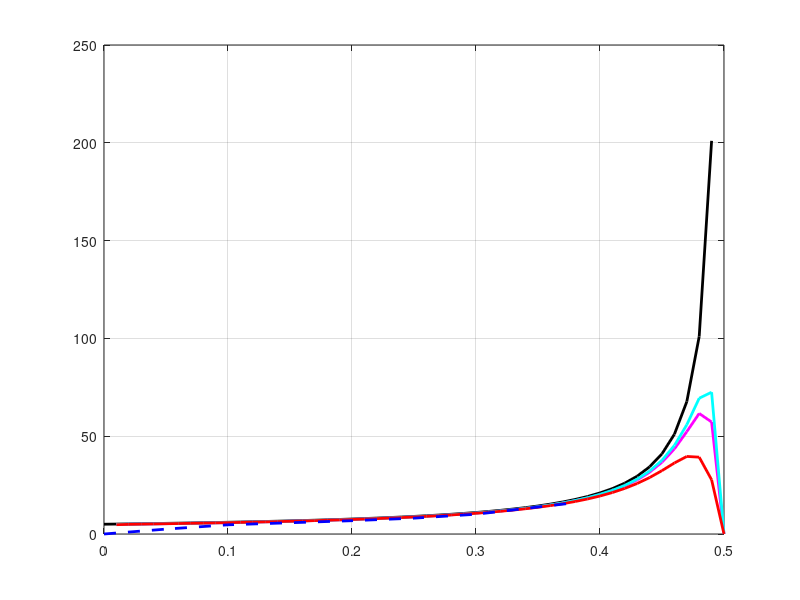

Write the MATLAB code that produced this figure.
clear
clc
d=0:0.01:0.5
VFD=0.79;
VS=48;
RD=50e-3;
RL=15e-3;
RS=55e-3;
RC=10e-3;
RO1=2112.5;
RO2=3000;
RO3=845;
x1=(((4*((2.*d.*d.*d)-(9.*d.*d)+(8.*d)-1))))./((1-(2.*d)).*(d));
x2=((((-4.*d.*d.*d.*d)+(9.*d.*d)-(10.*d)+5)))./((1-(2.*d)).*(1-d).*(d));
x3=(((2*((4.*d.*d.*d.*d)-(14.*d.*d.*d)+(12.*d.*d)-(3.*d)+1))))./((1-(2.*d)).*(1-d).*(d));
x4=((8*((d.*d)-(2.*d)+(1))));
x5=(((4*((-2.*d.*d.*d.*d)+(7.*d.*d.*d)-(7.*d.*d)+d+1))))./((1-(2.*d)).*(1-d).*(d));
V0=((((2.*d.*d)-(7.*d)+5))./((1-(2.*d)).*(1-d)))
V01=((((2.*d.*d)-(7.*d)+5))-((VFD.*x4)./VS))./(((1-(2.*d)).*(1-d))+((x1.*RL)./RO1)+((x2.*RC)./RO1)+((x3.*RD)./RO1)+((x5.*RS)./RO1))
V02=((((2.*d.*d)-(7.*d)+5))-((VFD.*x4)./VS))./(((1-(2.*d)).*(1-d))+((x1.*RL)./RO2)+((x2.*RC)./RO2)+((x3.*RD)./RO2)+((x5.*RS)./RO2))
V03=((((2.*d.*d)-(7.*d)+5))-((VFD.*x4)./VS))./(((1-(2.*d)).*(1-d))+((x1.*RL)./RO3)+((x2.*RC)./RO3)+((x3.*RD)./RO3)+((x5.*RS)./RO3))
plot(d,V0)
plot(d,V01)
ylim ([0 80])
xlim ([0 0.5])
plot (d,V0,'Color','k','LineWidth',2,'MarkerSize',4);
hold on
plot (d,V01,'Color','m','LineWidth',2,'MarkerSize',4);
hold on
plot (d,V02,'Color','c','LineWidth',2,'MarkerSize',4);
hold on
plot (d,V03,'Color','r','LineWidth',2,'MarkerSize',4);
hold on
grid on
x= [0 0.05 0.1 0.2  0.25 0.3 0.3406 0.38]   
y= [0 2.5  4.7 6.8    8.1 10.1 13.1 16]    
plot (x,y,'--','Color','b','LineWidth',2,'MarkerSize',4);
hold on
grid on
clear